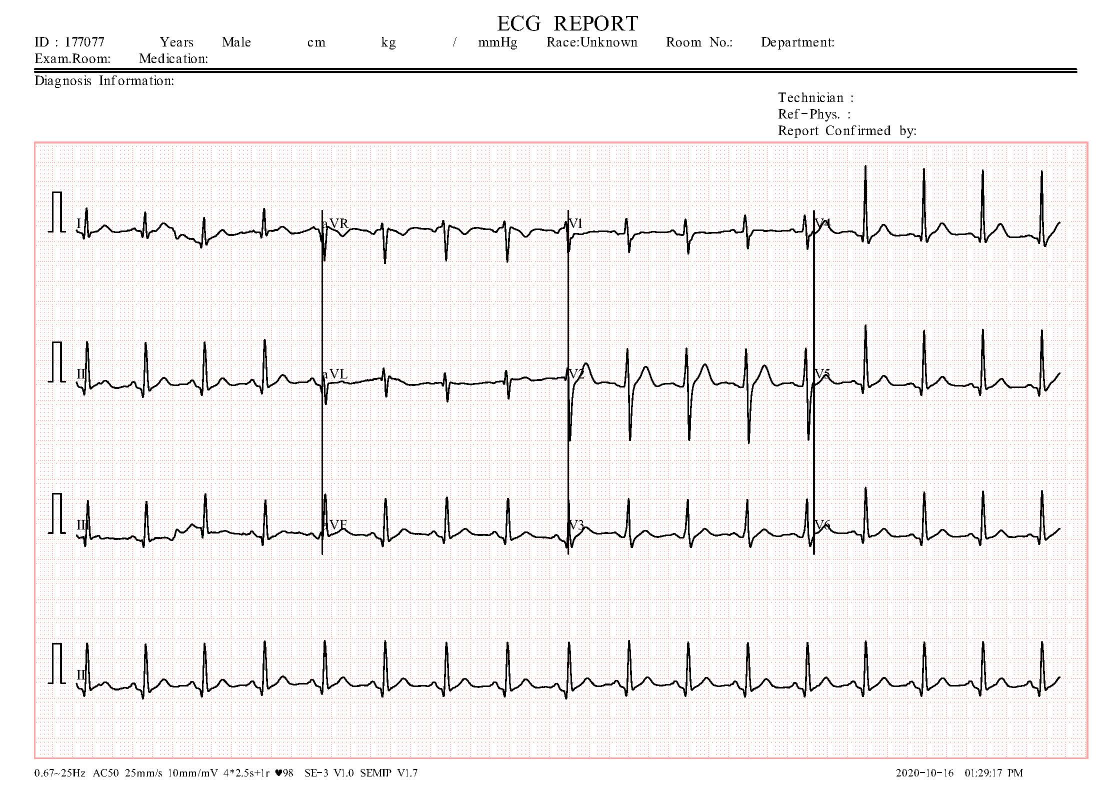
#> input picture App/ecg_mi/images/HB(100).jpg, 2213 x 1572 px (shown at 1/2 size); its folder holds only this picture in this run
$ python -i helpers.py   (imports and definitions only)
#> lines starting #> are read from the running program, lines starting #| are printed output that depends on the picture; after the words box and inside, x2 and y2 are one past the last pixel; in counts of white or black regions, pixels touching at a corner belong together
import pandas as pd
from skimage import measure, color, io
from skimage.filters import threshold_otsu, gaussian
from skimage.transform import resize
from sklearn.preprocessing import MinMaxScaler
import messages
from cv2 import imread


def process_ecg_image(image_path):
    # Read the image
#> called with image_path = '../../App/ecg_mi/images/HB(100).jpg'
    image = imread(image_path)
#> image is the input picture: shape (1572, 2213, 3); mean B, G, R 239.2, 239.5, 241.8

    # Defining the leads coordinates
    Lead_1 = image[300:600, 150:643]
    Lead_2 = image[300:600, 646:1135]
    Lead_3 = image[300:600, 1140:1625]
    Lead_4 = image[300:600, 1630:2125]
    Lead_5 = image[600:900, 150:643]
    Lead_6 = image[600:900, 646:1135]
    Lead_7 = image[600:900, 1140:1625]
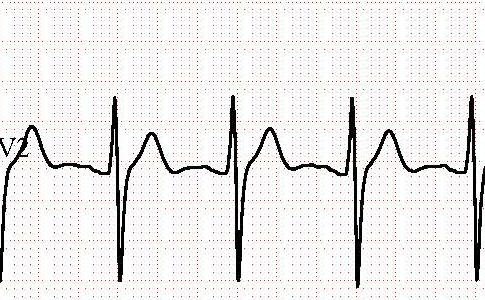
#> Lead_7: shape (300, 485, 3); mean B, G, R 233.9, 234.2, 236.5
    Lead_8 = image[600:900, 1630:2125]
    Lead_9 = image[900:1200, 150:643]
    Lead_10 = image[900:1200, 646:1135]
    Lead_11 = image[900:1200, 1140:1625]
    Lead_12 = image[900:1200, 1630:2125]
    Lead_13 = image[1250:1480, 150:2125]           # Lead 3 prolonged
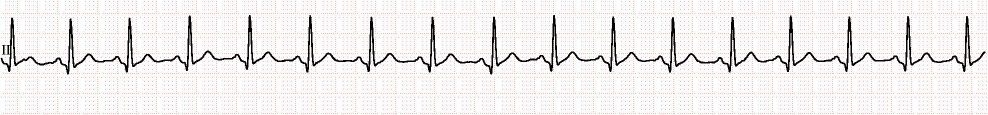
#> Lead_13: shape (230, 1975, 3) (shown at 1/2 size); mean B, G, R 235.2, 235.6, 238.1

    Leads=[Lead_1,Lead_2,Lead_3,Lead_4,Lead_5,Lead_6,Lead_7,Lead_8,Lead_9,Lead_10,Lead_11,Lead_12,Lead_13]

    flattened_leads_data = []

    #looping through image list containg all the 12 leads
    for x,y in enumerate(Leads[:len(Leads)-1]):
        # Convert image to grayscale_image
        grayscale_image = color.rgb2gray(y)

        # Apply Gaussian filtering to smooth the image
        blurred_image = gaussian(grayscale_image, sigma=0.8)

        # Apply Otsu's thresholding to distinguish foreground and background
        global_threshold = threshold_otsu(blurred_image)
        binary_image = blurred_image < global_threshold

        # Resize the binary image
        binary_image = resize(binary_image, (300, 450))

        # Finding the contours
        contours = measure.find_contours(binary_image, 0.8)

        # Sorting contours by shape and selecting the largest one
        contours_shape = sorted([x.shape for x in contours])[::-1][0:1]

        # Resizing counters
        for contour in contours:
            if contour.shape in contours_shape:
                resized_contour = resize(contour, (255, 2))

        # Applying scaling on the data with Min Max Normalization
        lead_no = x
        scaler = MinMaxScaler()
        fit_transformed_data = scaler.fit_transform(resized_contour)
        Normalized_Scaled=pd.DataFrame(fit_transformed_data[:,0], columns = ['X'])
        Normalized_Scaled=Normalized_Scaled.T

        flattened_data = Normalized_Scaled.values.flatten()  # Flatten the DataFrame to a 1D array
        flattened_leads_data.extend(flattened_data)  # Extend the list with this array
#> this loop made 12 passes
#> (global_threshold, contours, contours_shape) on passes 1 to 12: (0.566, 2 point arrays, longest 2060 points, [(2060, 2)]), (0.566, 10 point arrays, longest 1205 points, [(1205, 2)]), (0.567, 6 point arrays, longest 967 points, [(967, 2)]), (0.561, 2 point arrays, longest 3132 points, [(3132, 2)]), (0.567, 3 point arrays, longest 2788 points, [(2788, 2)]), (0.57, 9 point arrays, longest 919 points, [(919, 2)]), (0.561, 5 point arrays, longest 2083 points, [(2083, 2)]), (0.565, 6 point arrays, longest 2923 points, [(2923, 2)]), (0.565, 4 point arrays, longest 2293 points, [(2293, 2)]), (0.569, 10 point arrays, longest 1344 points, [(1344, 2)]), (0.566, 4 point arrays, longest 1476 points, [(1476, 2)]), (0.569, 4 point arrays, longest 2648 points, [(2648, 2)])
#> pass 1, in process_ecg_image, `blurred_image = gaussian(grayscale_image, sigma=0.8)`:
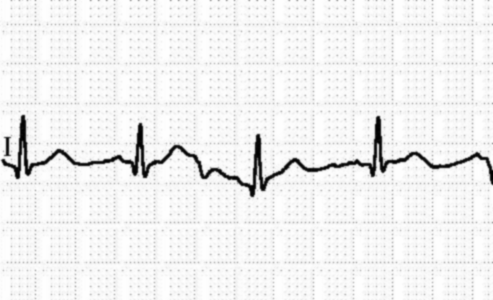
#> blurred_image: shape (300, 493) float64; min 0.00399, max 1, mean 0.943
#> pass 1, in process_ecg_image, `binary_image = blurred_image < global_threshold`:
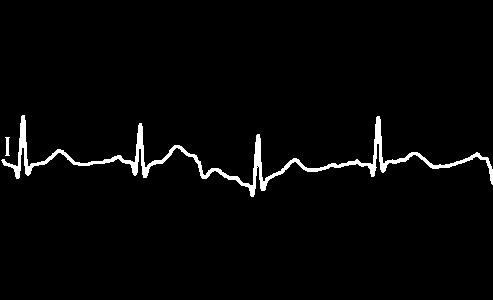
#> binary_image: shape (300, 493) bool; 2.5% white; 2 white regions, box (x1, y1, x2, y2) and area: (1, 115, 493, 197) 3632, (5, 137, 10, 156) 61
#> pass 1, in process_ecg_image, `binary_image = resize(binary_image, (300, 450))`:
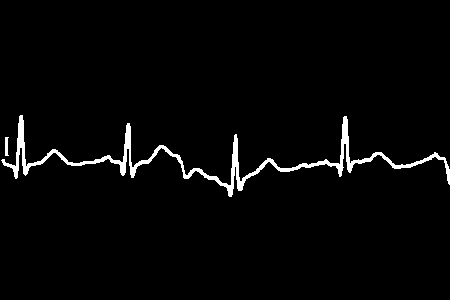
#> binary_image: shape (300, 450) bool; 2.5% white; 2 white regions, box (x1, y1, x2, y2) and area: (1, 115, 450, 197) 3351, (5, 137, 9, 156) 59
#> after the loop:
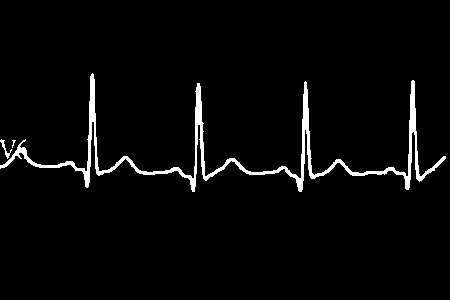
#> binary_image: shape (300, 450) bool; 3.2% white; 3 white regions (1 under 20 px), largest, box (x1, y1, x2, y2) and area: (0, 73, 446, 192) 4238, (0, 139, 12, 159) 60
#> after the loop:
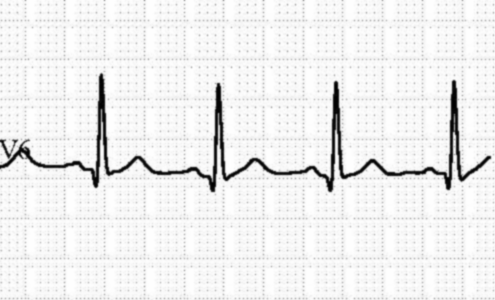
#> blurred_image: shape (300, 495) float64; min 0.00139, max 1, mean 0.936
#> after the loop, flattened_leads_data = 3060 values, max 1 at index 58, min 0 at index 132, mean 0.556

    # Convert the list of all lead data into a single-row DataFrame
    resized_contour_final = pd.DataFrame([flattened_leads_data])
#> resized_contour_final = table of 1 rows and 3060 columns

    # Return the final DataFrame
    return resized_contour_final


def mi_prediction(input_data, pipeline, model):
    intput_df = pd.DataFrame(input_data, index=[0])

    preprocessed_data = pipeline.transform(intput_df)

    prediction = model.predict(preprocessed_data)[0]

    return prediction


def ecg_prediction(image_path, model):
    processed_image = process_ecg_image(image_path)
    prediction = model.predict(processed_image)[0]
    return prediction


def mi_ecg_prediction(input_data, mi_pipeline, mi_model, image_path, ecg_model):
    mi_ouput = mi_prediction(input_data, mi_pipeline,mi_model)
    ecg_ouput = ecg_prediction(image_path, ecg_model)
    print(mi_ouput, ecg_ouput, "s")
    if mi_ouput == 1:
        if ecg_ouput == 0:
            return {"prediction": "1", "Message": messages.m_1_hb}
        if ecg_ouput == 1:
            return {"prediction": "1", "Message": messages.m_1_mi}
        if ecg_ouput == 2:
            return {"prediction": "1", "Message": messages.m_1_no}
        if ecg_ouput == 3:
            return {"prediction": "1", "Message": messages.m_1_pm}
    else:
        if ecg_ouput == 0:
            return {"prediction": "1", "Message": messages.m_0_hb}
        if ecg_ouput == 1:
            return {"prediction": "1", "Message": messages.m_0_mi}
        if ecg_ouput == 2:
            return {"prediction": "0", "Message": messages.m_0_no}
        if ecg_ouput == 3:
            return {"prediction": "0", "Message": messages.m_0_hb}


>>> result = process_ecg_image('../../App/ecg_mi/images/HB(100).jpg')
#> result = table of 1 rows and 3060 columns

$ run again, on App/ecg_mi/images/Normal(100).jpg
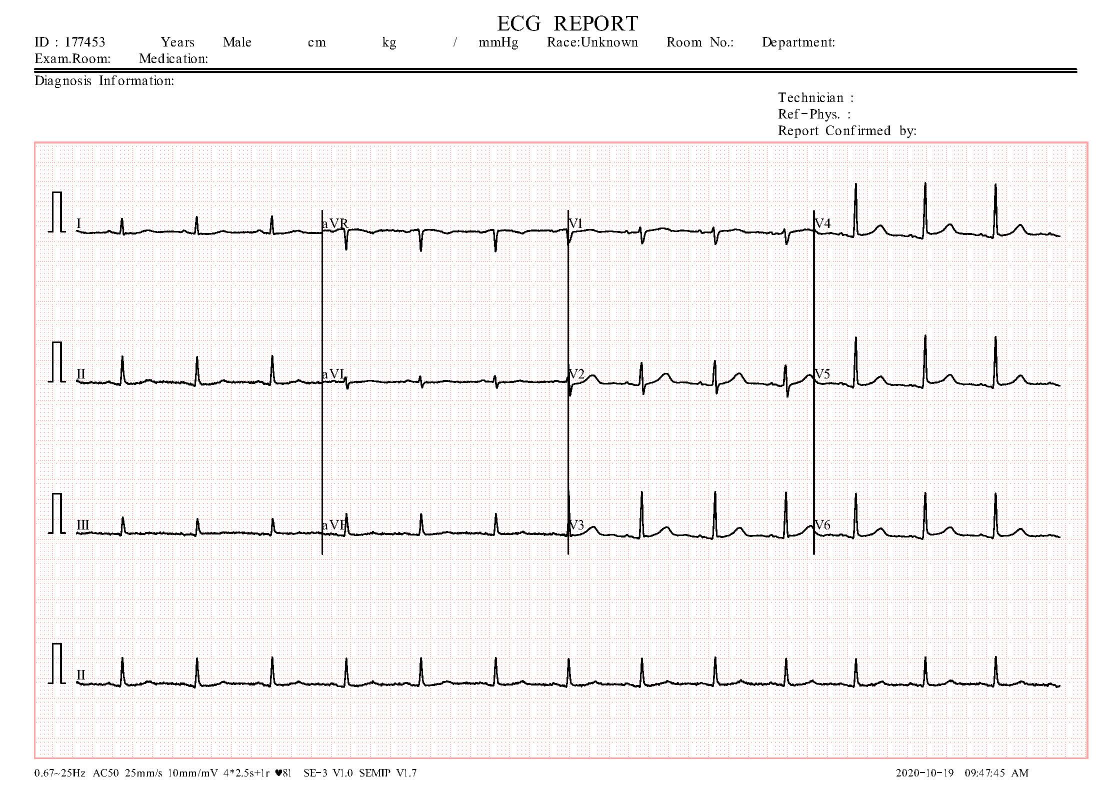
#> input picture App/ecg_mi/images/Normal(100).jpg, 2213 x 1572 px (shown at 1/2 size)
#> in process_ecg_image, image is the input picture: shape (1572, 2213, 3); mean B, G, R 240.9, 241.2, 243.5
#> the loop in process_ecg_image, `for x,y in enumerate(Leads[:len(Leads)-1]):` made 12 passes
#> (global_threshold, contours, contours_shape) on passes 1 to 7: (0.569, 2 point arrays, longest 1362 points, [(1362, 2)]), (0.57, 8 point arrays, longest 832 points, [(832, 2)]), (0.572, 6 point arrays, longest 728 points, [(728, 2)]), (0.565, 6 point arrays, longest 2154 points, [(2154, 2)]), (0.567, 3 point arrays, longest 1648 points, [(1648, 2)]), (0.572, 7 point arrays, longest 688 points, [(688, 2)]), (0.57, 8 point arrays, longest 936 points, [(936, 2)])
#> pass 1, in process_ecg_image, `binary_image = blurred_image < global_threshold`:
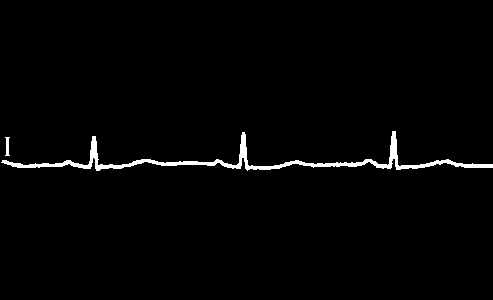
#> binary_image: shape (300, 493) bool; 1.7% white; 2 white regions, box (x1, y1, x2, y2) and area: (1, 131, 493, 171) 2482, (5, 137, 10, 156) 61
#> after the loop in process_ecg_image, `for x,y in enumerate(Leads[:len(Leads)-1]):`:
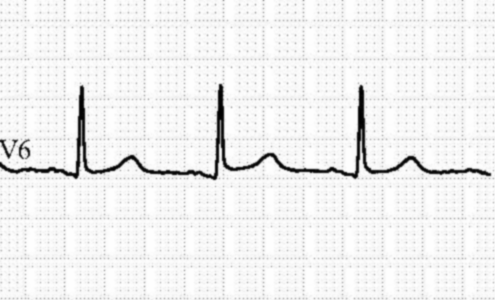
#> blurred_image: shape (300, 495) float64; min 0.00144, max 1, mean 0.942
#> after the loop in process_ecg_image, `for x,y in enumerate(Leads[:len(Leads)-1]):`: flattened_leads_data = 3060 values, max 1 at index 91, min 0 at index 228, mean 0.67
#> resized_contour_final = table of 1 rows and 3060 columns

$ run again, on App/ecg_mi/images/PMI(100).jpg
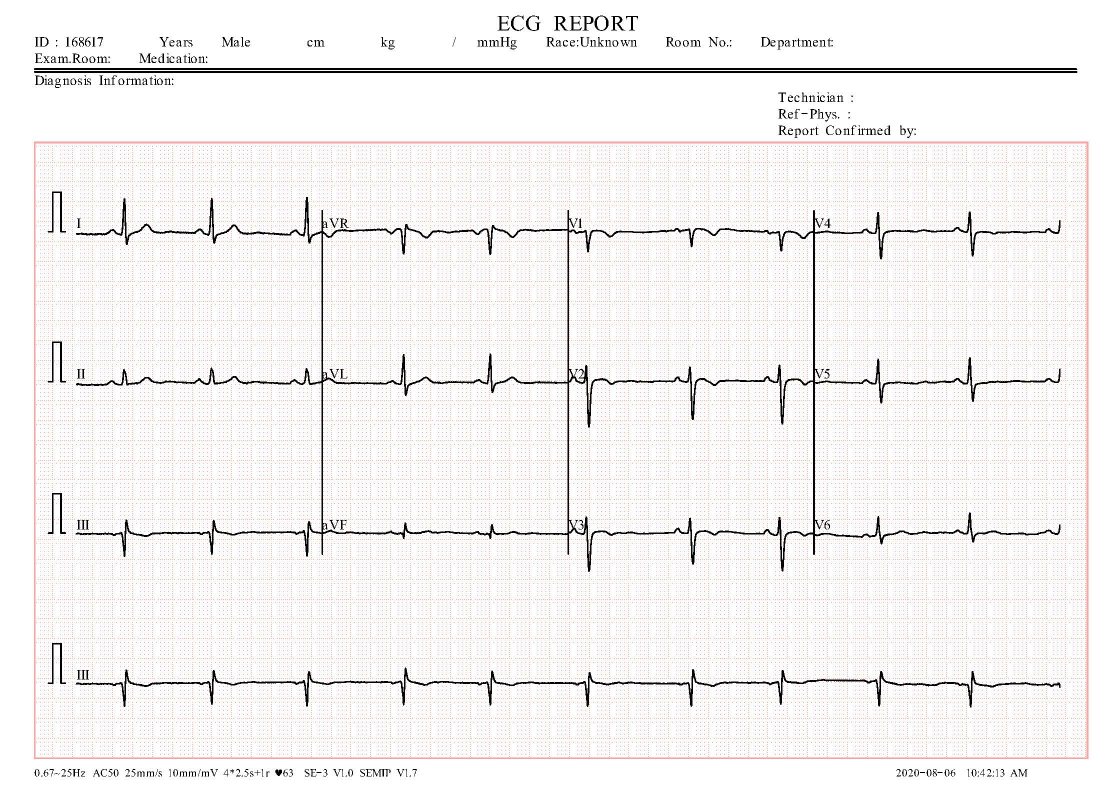
#> input picture App/ecg_mi/images/PMI(100).jpg, 2213 x 1572 px (shown at 1/2 size)
#> in process_ecg_image, image is the input picture: shape (1572, 2213, 3); mean B, G, R 241.1, 241.4, 243.7
#> the loop in process_ecg_image, `for x,y in enumerate(Leads[:len(Leads)-1]):` made 12 passes
#> (global_threshold, contours, contours_shape) on passes 1 to 7: (0.565, 2 point arrays, longest 1990 points, [(1990, 2)]), (0.571, 9 point arrays, longest 809 points, [(809, 2)]), (0.57, 6 point arrays, longest 805 points, [(805, 2)]), (0.57, 6 point arrays, longest 1631 points, [(1631, 2)]), (0.574, 3 point arrays, longest 1491 points, [(1491, 2)]), (0.574, 9 point arrays, longest 847 points, [(847, 2)]), (0.569, 6 point arrays, longest 1123 points, [(1123, 2)])
#> pass 1, in process_ecg_image, `binary_image = blurred_image < global_threshold`:
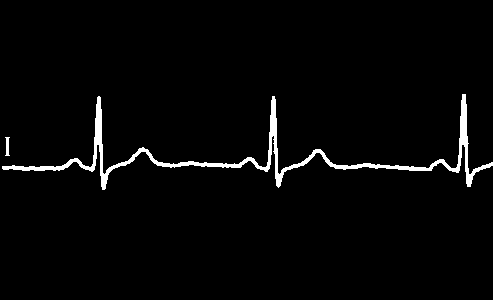
#> binary_image: shape (300, 493) bool; 2.5% white; 2 white regions, box (x1, y1, x2, y2) and area: (2, 94, 493, 190) 3681, (5, 137, 10, 156) 61
#> after the loop in process_ecg_image, `for x,y in enumerate(Leads[:len(Leads)-1]):`:
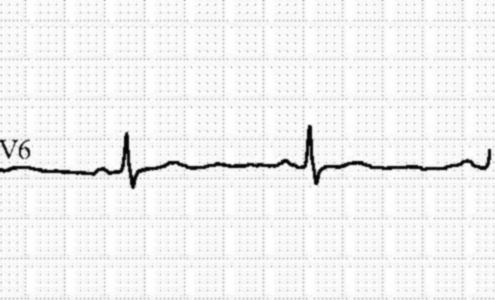
#> blurred_image: shape (300, 495) float64; min 0.0112, max 1, mean 0.949
#> after the loop in process_ecg_image, `for x,y in enumerate(Leads[:len(Leads)-1]):`: flattened_leads_data = 3060 values, max 1 at index 986, min 0 at index 239, mean 0.477
#> resized_contour_final = table of 1 rows and 3060 columns

$ run again, on App/ecg_mi/images/mi1.jpg
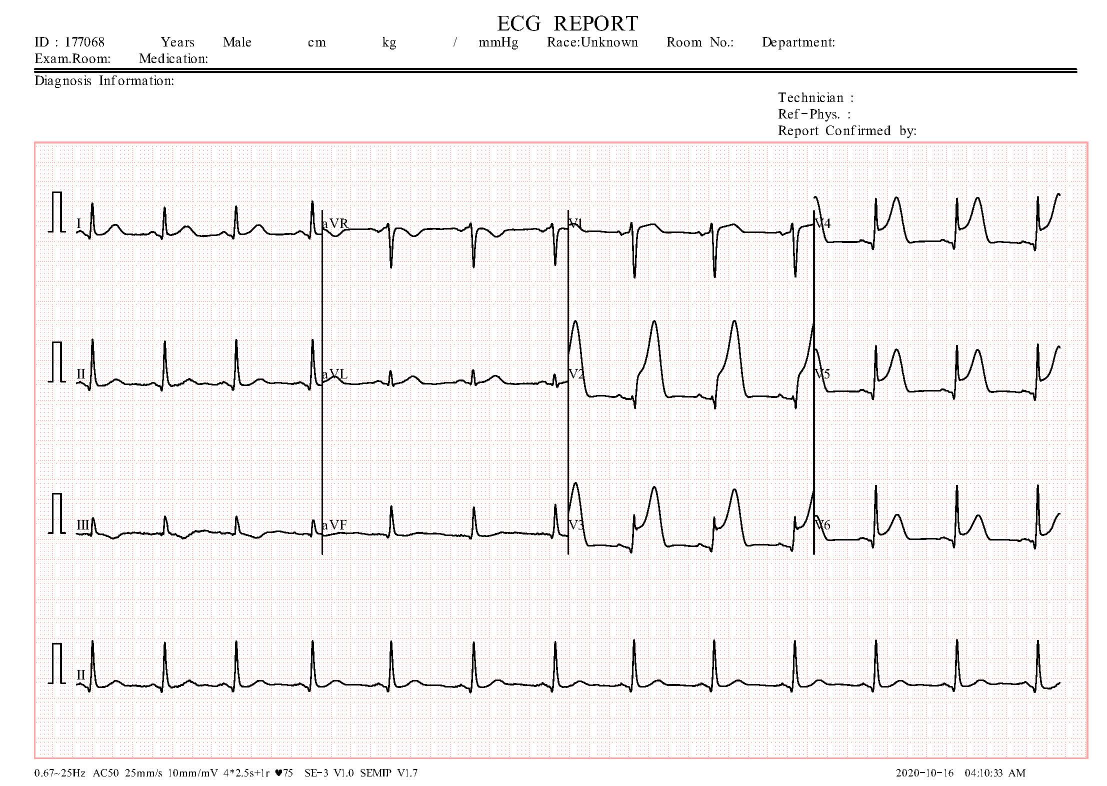
#> input picture App/ecg_mi/images/mi1.jpg, 2213 x 1572 px (shown at 1/2 size)
#> in process_ecg_image, image is the input picture: shape (1572, 2213, 3); mean B, G, R 240.1, 240.4, 242.7
#> the loop in process_ecg_image, `for x,y in enumerate(Leads[:len(Leads)-1]):` made 12 passes
#> (global_threshold, contours, contours_shape) on passes 1 to 7: (0.566, 2 point arrays, longest 2065 points, [(2065, 2)]), (0.574, 8 point arrays, longest 1072 points, [(1072, 2)]), (0.57, 6 point arrays, longest 1178 points, [(1178, 2)]), (0.565, 4 point arrays, longest 2652 points, [(2652, 2)]), (0.566, 3 point arrays, longest 2365 points, [(2365, 2)]), (0.574, 6 point arrays, longest 858 points, [(858, 2)]), (0.571, 5 point arrays, longest 1597 points, [(1597, 2)])
#> after the loop in process_ecg_image, `for x,y in enumerate(Leads[:len(Leads)-1]):`:
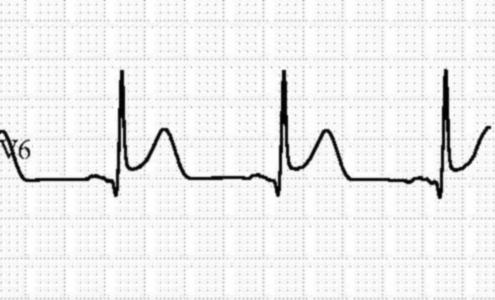
#> blurred_image: shape (300, 495) float64; min 0.00111, max 1, mean 0.937
#> after the loop in process_ecg_image, `for x,y in enumerate(Leads[:len(Leads)-1]):`: flattened_leads_data = 3060 values, max 1 at index 76, min 0 at index 244, mean 0.584
#> resized_contour_final = table of 1 rows and 3060 columns
